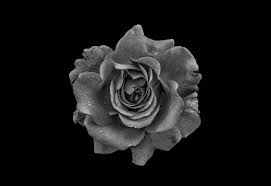
#> input picture Meet03/Bunga01.jpeg, 271 x 186 px
$ python main.py
#> lines starting #> are read from the running program, lines starting #| are printed output that depends on the picture
from tkinter import Tk, filedialog
from PIL import Image, ImageOps
import numpy as np
import os

# Function to select an image file from a specific directory
def select_image(directory):
    root = Tk()
    root.withdraw()  # Hide the root window

    # Set initial directory for file dialog
    file_path = filedialog.askopenfilename(initialdir=directory, filetypes=[("Image files", "*.jpg;*.jpeg;*.png;*.bmp")])
#> the answer given: Bunga01.jpeg
    return file_path

# Function to apply box blur on the image array
def apply_box_blur(image_array, kernel_size=3):
#> called with kernel_size = 3
    height, width = image_array.shape
#> height = 186; width = 271
    blurred_array = np.copy(image_array)

    # Offset to determine neighbors
    offset = kernel_size // 2

    # Loop through each pixel in the image array
    for i in range(offset, height - offset):
        for j in range(offset, width - offset):
            # Extract the kernel (neighboring pixels)
            kernel = image_array[i-offset:i+offset+1, j-offset:j+offset+1]
            # Calculate the average value of the kernel
            blurred_array[i, j] = np.mean(kernel)
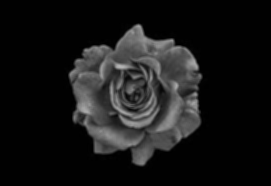
#> blurred_array: shape (186, 271); min 0, max 184, mean 22.9

    return blurred_array

# Main function
def main():
    # Specify the directory from which to choose an image
    directory = "C:\OneDrive\Document\Petra\Sem5\COMVIS\Lab Kelas\Meet03\Bunga01.jpeg"  # Change this to your desired directory

    # Ensure the directory exists
    if not os.path.exists(directory):
        print(f"Directory does not exist: {directory}")
        return

    # Select an image file from the specified directory
    image_path = select_image(directory)

    if not image_path:
        print("No image selected.")
        return

    # Load the image
    image = Image.open(image_path).convert('L')  # Convert to grayscale
    image_array = np.array(image)

    # Apply box blur
    blurred_array = apply_box_blur(image_array, kernel_size=3)

    # Convert the blurred array back to an image
    blurred_image = Image.fromarray(np.uint8(blurred_array))
    blurred_image.save('Blurred06.png')

    # Display the blurred image using PIL
    blurred_image.show()

if __name__ == "__main__":
    main()
